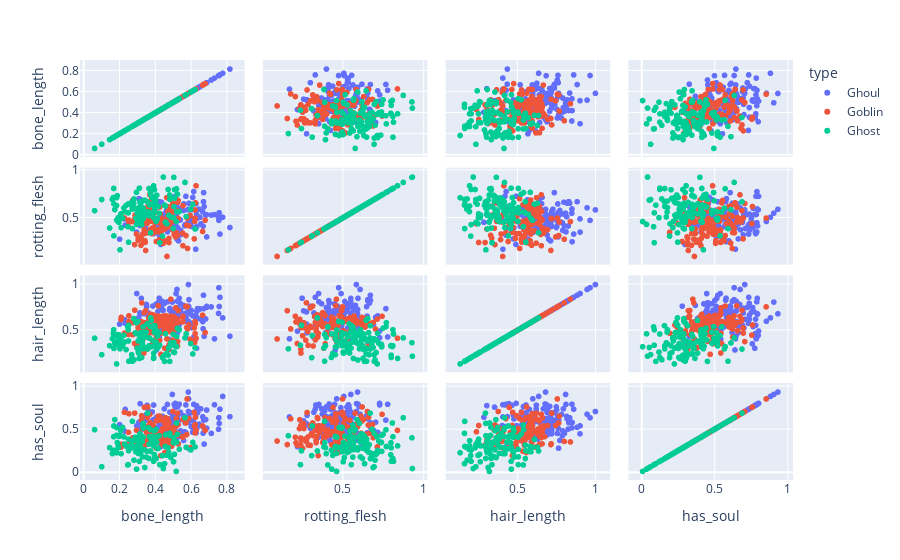

Write notebook code for a chart like this one.
### Code cell
fig = px.scatter_matrix(train, 
                        dimensions=['bone_length', 'rotting_flesh', 'hair_length', 'has_soul'], 
                        color='type')
fig.show()

# hair length and bone length seem to have a relationship, as well as hair length and has soul
